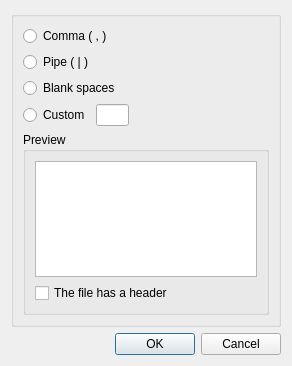
<ui version="4.0" >
 <class>TextDelimiterDialog</class>
 <widget class="QDialog" name="TextDelimiterDialog" >
  <property name="geometry" >
   <rect>
    <x>0</x>
    <y>0</y>
    <width>292</width>
    <height>366</height>
   </rect>
  </property>
  <property name="windowTitle" >
   <string>Select Text Delimiter</string>
  </property>
  <layout class="QGridLayout" >
   <item row="0" column="0" colspan="2" >
    <widget class="QGroupBox" name="groupBox" >
     <property name="title" >
      <string/>
     </property>
     <layout class="QGridLayout" >
      <item row="0" column="0" colspan="3" >
       <widget class="QRadioButton" name="rbtnComma" >
        <property name="text" >
         <string>Comma ( , )</string>
        </property>
       </widget>
      </item>
      <item row="1" column="0" colspan="3" >
       <widget class="QRadioButton" name="rbtnPipe" >
        <property name="text" >
         <string>Pipe ( | )</string>
        </property>
       </widget>
      </item>
      <item row="2" column="0" colspan="2" >
       <widget class="QRadioButton" name="rbtnBlank" >
        <property name="text" >
         <string>Blank spaces</string>
        </property>
       </widget>
      </item>
      <item row="3" column="0" >
       <widget class="QRadioButton" name="rbtnCustom" >
        <property name="text" >
         <string>Custom</string>
        </property>
       </widget>
      </item>
      <item row="3" column="1" >
       <widget class="QLineEdit" name="leCustom" >
        <property name="maximumSize" >
         <size>
          <width>50</width>
          <height>50</height>
         </size>
        </property>
       </widget>
      </item>
      <item row="3" column="2" >
       <spacer>
        <property name="orientation" >
         <enum>Qt::Horizontal</enum>
        </property>
        <property name="sizeHint" >
         <size>
          <width>91</width>
          <height>20</height>
         </size>
        </property>
       </spacer>
      </item>
      <item row="4" column="0" colspan="3" >
       <widget class="QGroupBox" name="groupBox_2" >
        <property name="title" >
         <string>Preview</string>
        </property>
        <layout class="QGridLayout" >
         <item row="0" column="0" >
          <widget class="QTextEdit" name="tePreview" >
           <property name="maximumSize" >
            <size>
             <width>10000</width>
             <height>16777215</height>
            </size>
           </property>
          </widget>
         </item>
         <item row="1" column="0" >
          <widget class="QCheckBox" name="cbHeader" >
           <property name="text" >
            <string>The file has a header</string>
           </property>
          </widget>
         </item>
        </layout>
       </widget>
      </item>
     </layout>
    </widget>
   </item>
   <item row="1" column="0" >
    <spacer>
     <property name="orientation" >
      <enum>Qt::Horizontal</enum>
     </property>
     <property name="sizeHint" >
      <size>
       <width>121</width>
       <height>20</height>
      </size>
     </property>
    </spacer>
   </item>
   <item row="1" column="1" >
    <widget class="QDialogButtonBox" name="buttonBox" >
     <property name="orientation" >
      <enum>Qt::Horizontal</enum>
     </property>
     <property name="standardButtons" >
      <set>QDialogButtonBox::Cancel|QDialogButtonBox::NoButton|QDialogButtonBox::Ok</set>
     </property>
    </widget>
   </item>
  </layout>
 </widget>
 <resources/>
 <connections>
  <connection>
   <sender>buttonBox</sender>
   <signal>accepted()</signal>
   <receiver>TextDelimiterDialog</receiver>
   <slot>accept()</slot>
   <hints>
    <hint type="sourcelabel" >
     <x>248</x>
     <y>254</y>
    </hint>
    <hint type="destinationlabel" >
     <x>157</x>
     <y>274</y>
    </hint>
   </hints>
  </connection>
  <connection>
   <sender>buttonBox</sender>
   <signal>rejected()</signal>
   <receiver>TextDelimiterDialog</receiver>
   <slot>reject()</slot>
   <hints>
    <hint type="sourcelabel" >
     <x>316</x>
     <y>260</y>
    </hint>
    <hint type="destinationlabel" >
     <x>286</x>
     <y>274</y>
    </hint>
   </hints>
  </connection>
 </connections>
</ui>
